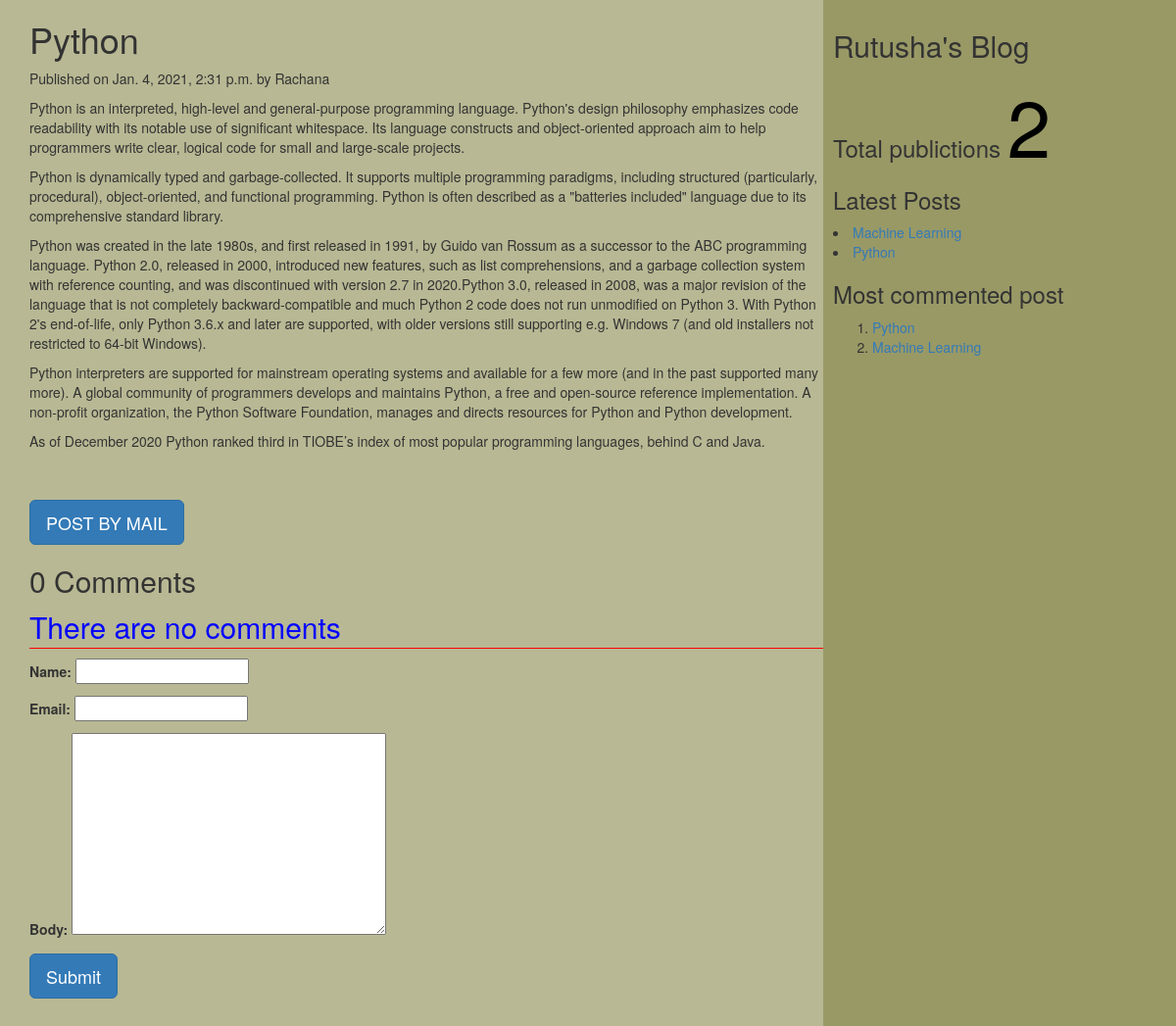
Screenshot of /2021/01/04/python with the database file from the repository.
### myApp/models.py (models this page shows, shortened)
class Post(models.Model):
          tags=TaggableManager()
          STATUS_CHOICES=(('draft','Draft'),('published','Published'))
          title=models.CharField(max_length=256)
          slug=models.SlugField(max_length=264,unique_for_date='publish')
          author=models.ForeignKey(User,related_name='blog_posts',on_delete= models.CASCADE)
          body=models.TextField()
          publish=models.DateTimeField(default=timezone.now)
          created=models.DateTimeField(auto_now_add=True)
          updated=models.DateTimeField(auto_now=True)
          status= models.CharField(max_length=10,choices=STATUS_CHOICES,default='draft')
          objects=CustomManager()
          class Meta:
                ordering=('-publish',)
          def get_absolute_url(self):
                return reverse('post_detail',args=[self.publish.year,self.publish.strftime('%m'),self.publish.strftime('%d'),self.slug])

### myApp/views.py (the view, shortened to what this page needs)
# urls.py: url(r'(?P<year>\d{4})/(?P<month>\d{2})/(?P<day>\d{2})/(?P<post>[-\w]+)',views.post_detail_view,name='post_detail'),
def post_detail_view(request,year,month,day,post):
    post=get_object_or_404(Post,slug=post,publish__year=year,publish__month=month,publish__day=day)
    comments=post.comments.filter(active=True)
    csubmit=False
    form=CommentForm()
    d={'post':post,'form':form,'csubmit':csubmit,'comments':comments}
    return render(request,'myApp/post_detail.html',d)

### myApp/forms.py
class CommentForm(forms.ModelForm):
    class Meta:
        model=Comment
        fields=('name','email','body')

### myApp/models.py (called while the page is built)
    def get_queryset(self):
        return super().get_queryset().filter(status='published')

### myApp/templatetags/mytags.py (called while the page is built)
@register.simple_tag
def total_posts():
    return Post.objects.count()

@register.inclusion_tag('myApp/latest_post.html')
def show_latest_posts(count=3):
    latest_posts=Post.objects.order_by('-publish')[:count]
    return {'latest_posts':latest_posts}

@register.simple_tag
def get_most_commented_posts(count=2):
    return Post.objects.annotate(total_comments=Count('comments')).order_by('-total_comments')[:count]

### templates/myApp/post_detail.html (shortened to what this page needs)
<html>
    {%extends 'myApp/parent.html'%}
        {%block content_block%}
        <h1>{{post.title}}</h1>
        <p>Published on {{post.publish}} by {{post.author|title}}</p>
        {{post.body|linebreaks}} <br><br>
        <a href="/{{post.id}}/share" class='btn btn-lg btn-primary'>POST BY MAIL</a>
        {%with comments.count as comments_count%}
        <h2>{{comments_count}} Comment{{comments_count|pluralize}}</h2>
        {%endwith%}
        {%if comments%}
         {%for c in comments%}
         <p>Comment {{forloop.counter}} by {{c.name}}</p>
        <div>{{c.body|linebreaks}}</div>
        <hr>
        {%endfor%}
        {%else%}
         <p style="color:blue;font-size:30px;font-style:bold;border-bottom:1px red solid;">There are no comments</p>
        {%endif%}
         {%if csubmit%}
         <h2>Thank you..Your comment has been added successfully!!</h2>
         {%else%}
         <form  method="post">
           {{form.as_p}}
           <input type="submit" class='btn btn-lg btn-primary' value="Submit">
         </form>
         {%endif%}
        {%endblock%}

### templates/myApp/parent.html (shortened to what this page needs)
<html>
{%load mytags%}
    <head>
        <link rel="stylesheet" href="https://maxcdn.bootstrapcdn.com/bootstrap/3.3.7/css/bootstrap.min.css">
    </head>
    <body>
        <div class="content" style="width:70%;float:left;background-color:#b8b894;height:300%;padding:0 0 0 30px">
              {%block content_block%}
              {%endblock%}
        </div>
        <div class="sidebar" style="width:30%;float:right;background-color:#999966;height:300%;padding:10px">
            <h2>Rutusha's Blog</h2>
            <h3>Total publictions
              <span style="color:black;font-size:80px">
              {%total_posts%}</span>
              <h3>Latest Posts</h3>
              {% show_latest_posts 2 %}
              <h3>Most commented post</h3>
              {%get_most_commented_posts as m%}
              <ol>
                {%for post in m%}
                <li><a href="{{post.get_absolute_url}}">{{post.title}}</a></li>
                {%endfor%}
              </ol>
            </h3>
        </div>
    </body>
</html>

### templates/myApp/latest_post.html
<html>
<body>
	{%for post in latest_posts%}
	<li><a href="{{post.get_sbsolute_url}}">{{post.title}}</a></li>
	{%endfor%}
</body>
</html>

### rows the page displays
Post: title "Python", publish "Jan. 4, 2021, 2:31 p.m.", author "Rachana", body "Python is an interpreted, high-level and general-purpose programming language. Python's design philosophy emphasizes code readability with its notable use of significant whitespace. Its language constructs and object-oriented approach aim to help programmers write clear, logical code for small and large-scale projects. Python is dynamically typed and garbage-collected. It supports multiple programming paradigms, including structured (particularly, procedural), object-oriented, and functional programming. Python is often described as a \"batteries included\" language due to its comprehensive standard library. Python was created in the late 1980s, and first released in 1991, by Guido van Rossum…"
Post: title "Machine Learning"

### other values shown
{{ comments_count }} "0"
